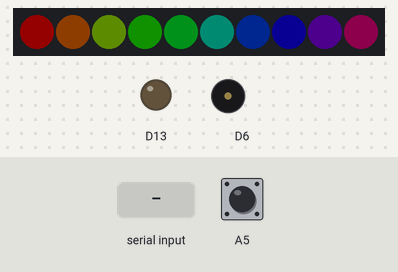
The sketch below on a simulated Adafruit Circuit Playground Express. Parts: 10 RGB LEDs in strip order, left to right, output pins drawn as LEDs (lit = HIGH), buzzer (waves = sounding). Inputs (shaded band) come from the test bench; at power-on: A5 HIGH. Dim RGB values are drawn brighter than linear; what the sketch prints to the serial monitor is not drawn.

Above: at 1.8 s.
1.9 s: A5 pulled LOW for 0.6 s
At 2.25 s:
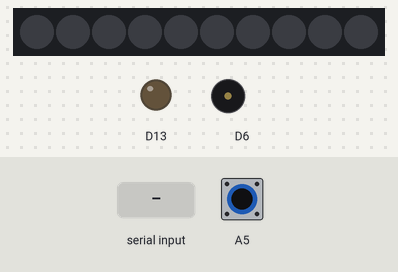
4.0 s: byte 30 received over Serial
At 4.4 s:
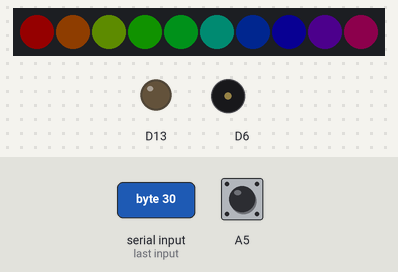
7.0 s: A5 pulled LOW for 1 s
At 8.23 s:
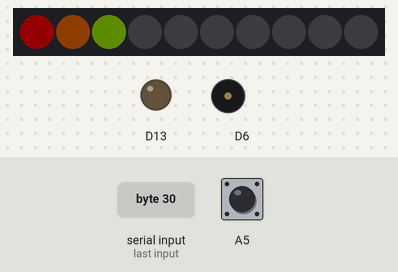
Timing chart, 0 to 15.5 s (numbered marks = the images above; inputs shaded):
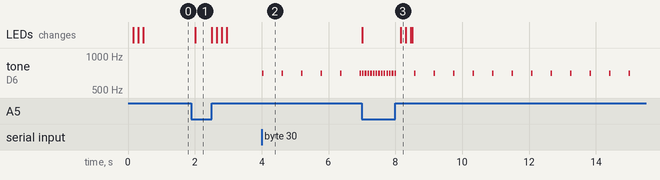

Measured:
- after the input at 1.9 s, the LEDs: change after 0.12 s (image 1)
- after the input at 4.0 s, tone on D6: alternates 700 Hz for 0.05 s and silent for 0.53 s, starting at once
- after the input at 7.0 s, the LEDs: first change at once (image 3 shows a later state)

The sketch:

Signal2buzzer.ino
```cpp
#include <Adafruit_CircuitPlayground.h>

int score = 255;
bool pressed = false;
bool buttonstate = false;
bool last_buttonstate = false;

void setup() {
  // put your setup code here, to run once:

  // use a SoftwareSerialTX on Pin 2
  Serial.begin(9600);
  pinMode(4, INPUT_PULLUP);
  pinMode(19, INPUT_PULLUP);
  CircuitPlayground.begin();
}

void loop() {
  // put your main code here, to run repeatedly:
  //analogWrite(5, 100);
  //get score from serial
  while (Serial.available()) {
    score = Serial.read();
  }
  if (score != 255){
    CircuitPlayground.playTone(700, 50);
    delay(score);
  }
  if (digitalRead(19) == HIGH){
      CircuitPlayground.setPixelColor(0, CircuitPlayground.colorWheel(25 * 0));
      delay(50);
      CircuitPlayground.setPixelColor(1, CircuitPlayground.colorWheel(25 * 1));
      delay(50);
      CircuitPlayground.setPixelColor(2, CircuitPlayground.colorWheel(25 * 2));
      delay(50);
      CircuitPlayground.setPixelColor(3, CircuitPlayground.colorWheel(25 * 3));
      delay(50);
      CircuitPlayground.setPixelColor(4, CircuitPlayground.colorWheel(25 * 4));
      delay(50);
      CircuitPlayground.setPixelColor(5, CircuitPlayground.colorWheel(25 * 5));
      delay(50);
      CircuitPlayground.setPixelColor(6, CircuitPlayground.colorWheel(25 * 6));
      delay(50);
      CircuitPlayground.setPixelColor(7, CircuitPlayground.colorWheel(25 * 7));
      delay(50);
      CircuitPlayground.setPixelColor(8, CircuitPlayground.colorWheel(25 * 8));
      delay(50);
      CircuitPlayground.setPixelColor(9, CircuitPlayground.colorWheel(25 * 9));
      delay(50);
    if (!pressed)
      Serial.write(true);
    pressed = true;
  } else {
    pressed = false;
    CircuitPlayground.clearPixels();
  }
}
```
